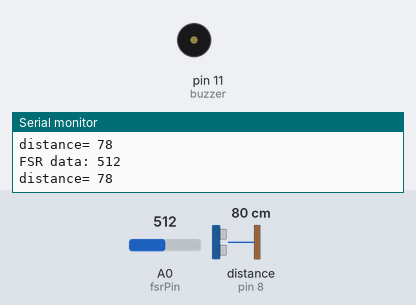
Bench run of a sketch on a simulated Arduino Uno, built with avr-gcc and run on an emulated ATmega328P. Parts: buzzer (waves = sounding), the last lines printed to the serial monitor. Wiring (inferred from the names in the program): ultrasonic range finder: trigger pin 9; echo pin 8. The inputs (shaded band) are chosen by the test bench; at power-on: distance to the obstacle (sensor on pin 8) 80 cm, A0 (fsrPin) = 512. The echo pulse lasts 58.3 µs per cm.

Above: at 1.8 s.
1.9 s: distance to the obstacle (sensor on pin 8) set to 12 cm
3.4 s: distance to the obstacle (sensor on pin 8) set to 9 cm
At 4.16 s:
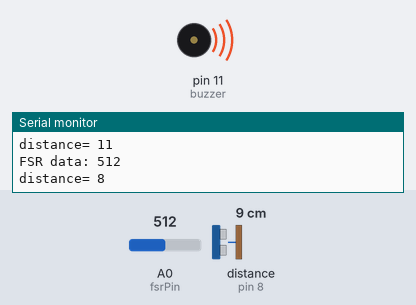
7.5 s: A0 (fsrPin) set to 90
At 8.07 s:
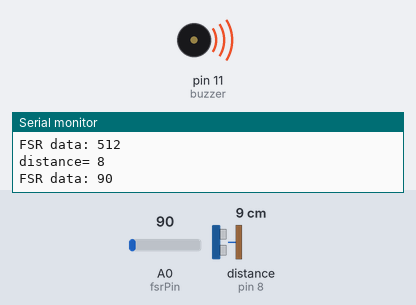
11.0 s: A0 (fsrPin) set to 110
Timing chart, 0 to 15.5 s (numbered marks = the images above; inputs shaded):
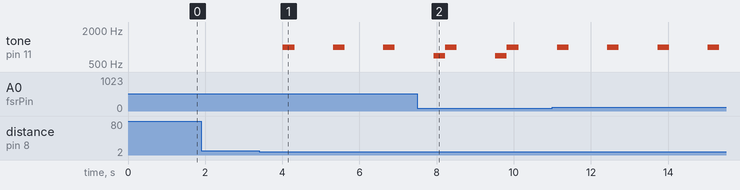

The sketch:

fall_detection.ino
```cpp
#define buzzer 11
#define fsrPin A0 // analog pin0 , the sensor output is connected here.
#define ECHO_PIN 8
#define TRIG_PIN 9
int fsrReading;
int threshold = 100;
int safe_distance = 10;


void setup() {
  Serial.begin(9600);
  pinMode(ECHO_PIN, INPUT);
  pinMode(TRIG_PIN, OUTPUT);
}

void loop() {
  //get the FSR reading
  fsrReading = analogRead(fsrPin); //this is used for debug purposes only.

  Serial.print("FSR data: ");
  Serial.println(fsrReading);
  //  lcd.clear();
  //  lcd.setCursor(0,0);
  //  lcd.print(analogReading);
  if (fsrReading < threshold) {
    tone(buzzer, 700);
    delay(300);
    noTone(buzzer);
  }

  //get the ultrasonic reading.
  int distance = readDistance();
  Serial.print("distance= ");
  Serial.println(distance);
  if(distance < safe_distance){
    tone(buzzer,1000);
    delay(300);
    noTone(buzzer);
  }

  delay(1000);
}


//method for reading distance from ultrasonic sensor (in cm)
int readDistance() {
  digitalWrite(TRIG_PIN, LOW);
  delayMicroseconds(2);
  digitalWrite(TRIG_PIN, HIGH);
  delayMicroseconds(10);
  digitalWrite(TRIG_PIN, LOW);

  long duration = pulseIn(ECHO_PIN, HIGH);

  return duration * 0.034 / 2;
}
```

Measured:
- the behaviour switches between 11 and 10 cm on distance to the obstacle (sensor on pin 8) (found by bisection; images 0 and 1)
- after the input at 3.4 s, tone on pin 11 (buzzer): alternates 1000 Hz for 0.30 s and silent for 1.0 s, starting after 0.62 s
